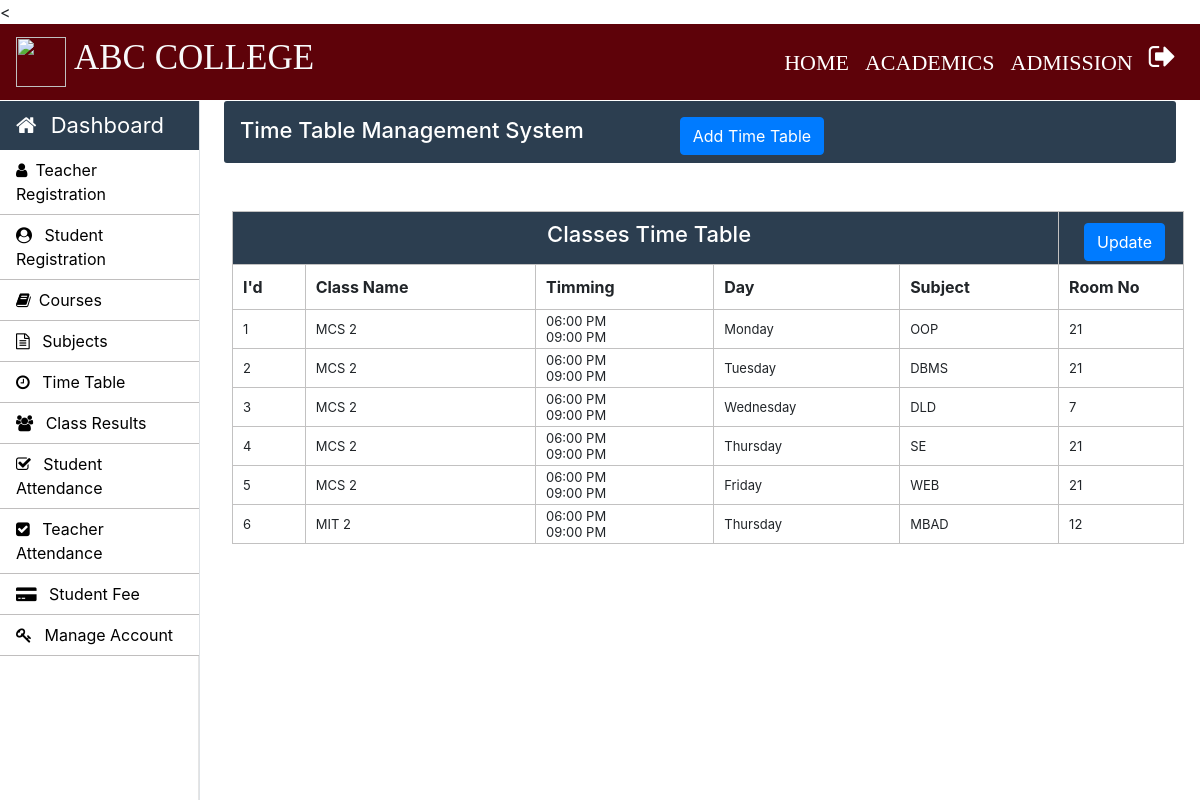
Screenshot of /Admin/time-table.php (signed in) with the database file from the repository.
### tables this page shows
CREATE TABLE `time_table` (
  `id` int(11) NOT NULL,
  `course_code` varchar(10) NOT NULL,
  `semester` int(11) NOT NULL,
  `timing_from` varchar(10) NOT NULL,
  `timing_to` varchar(10) NOT NULL,
  `day` varchar(20) NOT NULL,
  `subject_code` varchar(20) NOT NULL,
  `room_no` int(11) NOT NULL
);

CREATE TABLE `weekdays` (
  `day_id` int(11) NOT NULL,
  `day_name` varchar(15) NOT NULL
);

### Admin/time-table.php (the view, shortened to what this page needs)
<?php
		require_once "../connection/connection.php";
	?>
<!doctype html>
<html lang="en">
	<head>
	</head>
	<body>
		<?php include('../common/common-header.php') ?>
		<?php include('../common/admin-sidebar.php') ?>
		<main role="main" class="col-xl-10 col-lg-9 col-md-8 ml-sm-auto px-md-4 mb-2 w-100">
			<div class="sub-main">
				<div class="text-center d-flex flex-wrap flex-md-nowrap pt-3 pb-2 mb-3 text-white admin-dashboard pl-3">
					<div class="d-flex">
						<h4 class="mr-5">Time Table Management System </h4>
						<button type="button" class="btn btn-primary ml-5" data-toggle="modal" data-target=".bd-example-modal-lg">Add Time Table</button>
					</div>
				</div>
				<div class="row">
					<div class="col-md-12 ml-2">
						<section class=" mt-3">
							<div class="row">
								<div class="col-md-8"></div>
								<div class="col-md-3 ml-5 ">
									<div class="col-md-12 pt-3 ml-5">
									</div>
								</div>
							</div>
							<div class="row">
								<div class="col-md-12">
									<table class="w-100 table-elements table-three-tr" cellpadding="3">
										<tr class="table-tr-head table-three text-white">
											<td colspan="5" class="text-center text-white"><h4>Classes Time Table</h4></td>
											<td width="10" >
											<div class="row">
												<div class="col-md-12">
													<div class="col-md-1 mt-2"><button type="button" class="btn btn-primary" data-toggle="modal" data-target=".bd-example-modal-lg1">Update</button>
													</div>
												</div>
											</td>
										</tr>
										<tr class="table-tr-head">
											<th>I'd</th>
											<th>Class Name</th>
											<th>Timming</th>
											<th>Day</th>
											<th>Subject</th>
											<th>Room No</th>
										</tr>
										<?php
											$query="select id,course_code,TIME_FORMAT(timing_from,'%h:%i %p') as timing_from,TIME_FORMAT(timing_to,'%h:%i %p') as timing_to,semester,day_name,day_id,day,subject_code,room_no from time_table tt inner join weekdays wd on tt.day=wd.day_id";
											$run=mysqli_query($con,$query);
											while($row=mysqli_fetch_array($run)) {
												echo "<tr>";
												echo "<td>".$row["id"]."</td>";
												echo "<td>".$row["course_code"]." ".$row["semester"]."</td>";
												echo "<td>" .$row["timing_from"]."<br>".$row["timing_to"]."</td>";
												echo "<td>".$row["day_name"]."</td>";
												echo "<td>".$row["subject_code"]."</td>";
												echo "<td>".$row["room_no"]."</td>";
												echo "</tr>";
											}
										?>
									</table>
								</div>
							</div>
						</section>
					</div>
				</div>
			</div>
		</main>
	</body>
</html>

### Css/style.css (style rules this page uses)
h4 { font-size: 22px; }
.admin-dashboard { margin-top: 1px !important; background: #2c3e50 !important; border-radius: 3px; }
.table-elements tr, td, th { font-size: 13px; border: 1px solid rgb(194, 193, 193); padding-left: 10px !important; }
.table-three { background: #2c3e50 !important; }
.table-tr-head { height: 45px !important; padding: 10px !important; margin-top: 5px !important; }
.table-font-for-transcript td, th { font-size: 16px !important; }

### rows the page displays
time_table: id "1", course_code "MCS", semester "2", timing_from "06:00 PM", timing_to "09:00 PM", weekdays.day_name "Monday", subject_code "OOP", room_no "21"
time_table: id "2", course_code "MCS", semester "2", timing_from "06:00 PM", timing_to "09:00 PM", weekdays.day_name "Tuesday", subject_code "DBMS", room_no "21"
time_table: id "3", course_code "MCS", semester "2", timing_from "06:00 PM", timing_to "09:00 PM", weekdays.day_name "Wednesday", subject_code "DLD", room_no "7"
time_table: id "4", course_code "MCS", semester "2", timing_from "06:00 PM", timing_to "09:00 PM", weekdays.day_name "Thursday", subject_code "SE", room_no "21"
time_table: id "5", course_code "MCS", semester "2", timing_from "06:00 PM", timing_to "09:00 PM", weekdays.day_name "Friday", subject_code "WEB", room_no "21"
time_table: id "6", course_code "MIT", semester "2", timing_from "06:00 PM", timing_to "09:00 PM", weekdays.day_name "Thursday", subject_code "MBAD", room_no "12"
